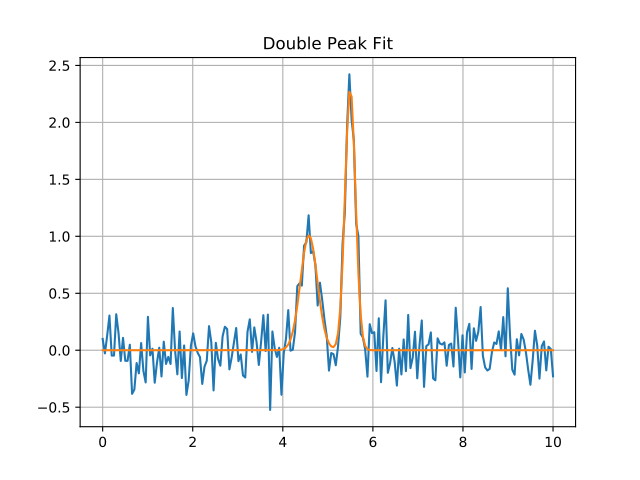

Python code for this plot:
import numpy as np
import matplotlib.pyplot as plt

from astropy.modeling import models
from astropy import units as u

from specutils.spectra import Spectrum1D
from specutils.fitting import fit_lines

# Create a simple spectrum with a Gaussian.
np.random.seed(42)

g1 = models.Gaussian1D(1, 4.6, 0.2)
g2 = models.Gaussian1D(2.5, 5.5, 0.1)
x = np.linspace(0, 10, 200)
y = g1(x) + g2(x) + np.random.normal(0., 0.2, x.shape)

# Create the spectrum to fit
spectrum = Spectrum1D(flux=y*u.Jy, spectral_axis=x*u.um)

# Fit the spectrum
g1_init = models.Gaussian1D(amplitude=2.3*u.Jy, mean=5.6*u.um, stddev=0.1*u.um)
g2_init = models.Gaussian1D(amplitude=1.*u.Jy, mean=4.4*u.um, stddev=0.1*u.um)
g12_fit = fit_lines(spectrum, g1_init+g2_init)
y_fit = g12_fit(x*u.um)

plt.plot(x, y)
plt.plot(x, y_fit)
plt.title('Double Peak Fit')
plt.grid('on')
